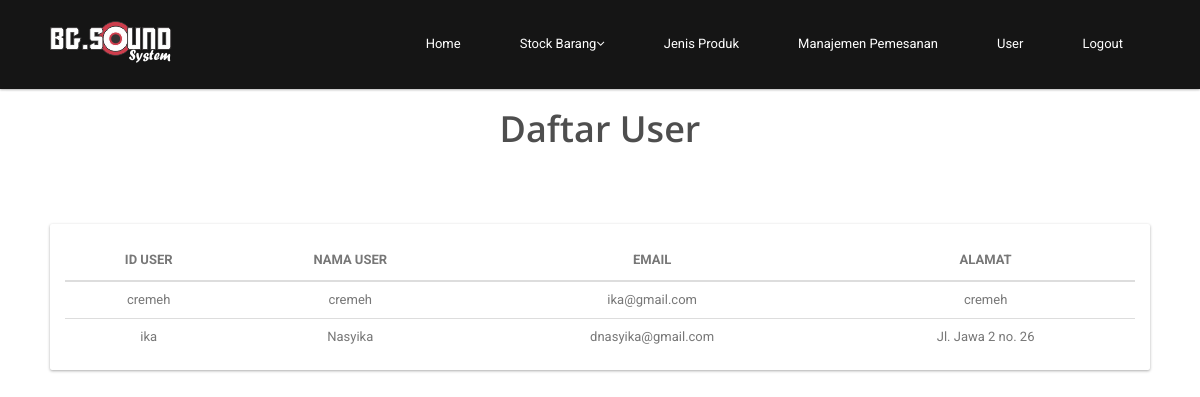
The app's page /viewUser (signed in) with its own data.
### tables this page shows
CREATE TABLE `tb_user` (
  `id_user` varchar(20) NOT NULL,
  `nama` varchar(50) NOT NULL,
  `email` varchar(50) NOT NULL,
  `alamat` text NOT NULL,
  `password` varchar(25) NOT NULL,
  `id_akses` int(1) NOT NULL
);

### app/controller/viewUser.php (called while the page is built, shortened)
<?php
class viewUser extends controller{
    function __construct()
    {
        $this->model = $this->model->load('user');
    }
    function index(){
        $this->view->data = $this->model->getUser();
        $this->view->display('viewUser','admin');
    }
}

### index.php (called while the page is built, shortened)
<?php
require 'config/database.php';
require 'libs/controller.php';
require 'libs/model.php';
require 'libs/database.php';
$app = new routing();

### libs/database.php (called while the page is built, shortened)
<?php
class database extends PDO {
    public function selectAll($query, $fetchMode = PDO::FETCH_ASSOC) {
        try {
            $stmt = $this->prepare($query);
            $stmt->execute();
            return $stmt->fetchAll($fetchMode);
        } catch (PDOException $e) {
            echo $e->getMessage();
        }
    }
}

### app/model/m_user.php (called while the page is built, shortened)
<?php
class m_user extends model {
    function getUser() {
        return $this->db->selectAll("SELECT * FROM tb_user where id_user != 'admin'");
    }
}

### libs/controller.php (called while the page is built, shortened)
<?php
class controller {
    function __construct() {
        $this->model = new model();
    }
}

### libs/model.php (called while the page is built, shortened)
<?php
class model {
    function __construct() {
        $this->db = new database();
    }
    function load($model) {
        $path = 'app/model/m_' . $model . '.php';
        if (file_exists($path)) {
            return new $modelName();
        } else {
            echo 'Kesalahan: m_' . $model . '.php tidak ditemukan';
        }
    }
}

### app/view/admin/v_viewUser.php (the view, shortened to what this page needs)
<?php require_once(__DIR__.'/../part/header.php');?>
<div id="page-login" class="page-logreg">
    <div id="main">
        <div class="container clearfix">
            <br>
            <br>
            <br>
            <div class="center wow fadeInDown">
                <h2>Daftar User</h2>
            </div>
            <div class="card clearfix section">
                <div class="card-body">
                    <div class="desktop">
                        <table>
                            <thead>
                            <tr>
                                <th>ID User</th>
                                <th>Nama User</th>
                                <th>Email</th>
                                <th>Alamat</th>
                            </tr>
                            </thead>
                            <tbody>
                            <?php foreach ($this->data as $key => $value){?>
                                <tr>
                                    <td><?php echo $value['id_user'] ?></td>
                                    <td><?php echo $value['nama'] ?></td>
                                    <td><?php echo $value['email'] ?></td>
                                    <td><?php echo $value['alamat'] ?></td>
                                    </tr>
                            <?php } ?>
                            </tbody>
                        </table>
                    </div>
                </div>
            </div>
        </div>
    </div>

### public/css/main.css (style rules this page uses)
h1, h2, h3, h4, h5, h6 { font-weight: 600; font-family: 'Open Sans', sans-serif; color:#4e4e4e; }
h2 { font-size: 20px; }
.center h2 { font-size: 36px; margin-top: 0; margin-bottom: 20px; }
.center { text-align: center; padding-bottom: 55px; }

### public/css/style.css (style rules this page uses)
.container { width: 1100px; padding: 0px }
.card { position: relative; background-color: #fff; color: #313534; border-radius: 2px; -webkit-box-shadow: 0 1px 3px 0 rgba(0, 0, 0, 0.33); box-shadow: 0 1px 3px 0 rgba(0, 0, 0, 0.33) }
.card-body { padding: 15px; position: relative }
table { width: 100%; color: #777 }
table th { vertical-align: middle; text-transform: uppercase; padding: 8px; text-align: center; line-height: 25px; border-bottom: 2px solid #ddd }
table tbody td { padding: 8px; border-top: 1px solid #ddd; vertical-align: top; line-height: 20px; text-align: center; vertical-align: middle; }
#main { margin: 70px 0px 0px }

### records on screen
tb_user: id_user "cremeh", nama "cremeh", email "ika@gmail.com", alamat "cremeh"
tb_user: id_user "ika", nama "Nasyika", email "dnasyika@gmail.com", alamat "Jl. Jawa 2 no. 26"
